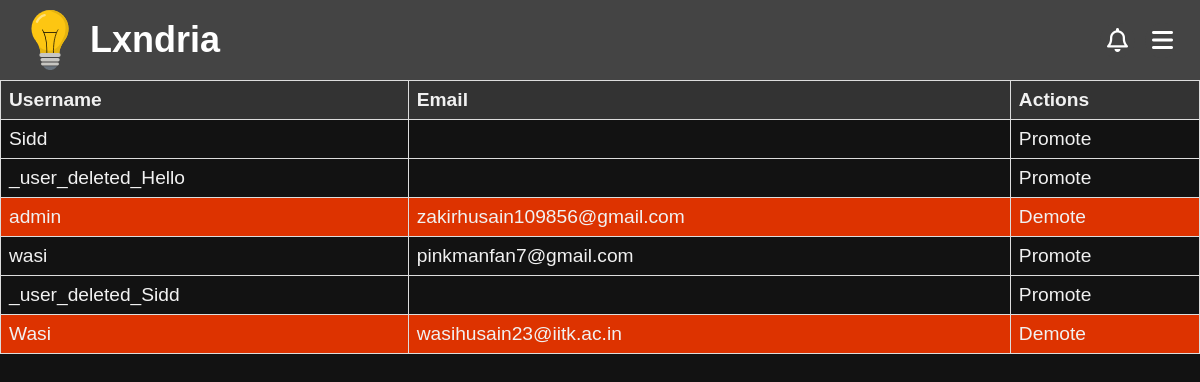
Page /admin-controls (signed in) on the committed database.
### app/models.py (models this page shows, shortened)
class Profile(db.Model):
    __tablename__ = "profile"
    __table_args__ = {"extend_existing": True}
    username = db.Column(db.String(80), db.ForeignKey('user.username'), primary_key=True)  # Primary + Foreign Key
    user = db.relationship('User', backref=db.backref('profile', uselist=False, cascade="all, delete-orphan"))
    profile_pic = db.Column(db.String(255), default="/images/default-profile.jpg")
    bio = db.Column(db.Text, default="This user has not set a bio yet.")
    upvotes = db.Column(db.Integer, default=0)
    created_at = db.Column(db.DateTime, default=datetime.utcnow)
    updated_at = db.Column(db.DateTime, onupdate=datetime.utcnow)
    @property
    def is_moderator(self):
        return Moderators.query.filter_by(username=self.username).count() != 0

class User(db.Model, UserMixin): # create a User class to store user information
    __tablename__ = "user"
    __table_args__ = {"extend_existing": True}  # Allow modifications to the table
    id = db.Column(db.Integer, primary_key=True)
    username = db.Column(db.String(80), unique=True, nullable=False)
    name = db.Column(db.String(80), nullable=False)
    password_hash = db.Column(db.String(120), nullable=False)
    email = db.Column(db.String(120), unique=True, nullable=False)
    created_at = db.Column(db.DateTime, default=datetime.utcnow)
    updated_at = db.Column(db.DateTime, onupdate=datetime.utcnow)

### app/routes/admin.py (the view, shortened to what this page needs)
@admin_bp.route('/admin-controls')
def admin():
    if not current_user.is_authenticated:
        return redirect(url_for('routes.auth.login'))
    if current_user.username != 'admin':
        return redirect(url_for('routes.account.account'))
    users = Profile.query.order_by(Profile.created_at.desc()).all()
    if request.args.get('mods') == '1':
        Users=[]
        for user in users:
            if user.is_moderator:
                Users.append(user)
        users = Users
    return render_template('admin.html', users=users)

### app/routes/auth.py (called while the page is built)
@login_manager.user_loader
def load_user(user_id):
    return User.query.get(int(user_id))

### app/templates/admin.html (shortened to what this page needs)
<!DOCTYPE html>
<html>
    <head>
        {%include 'banner.html'%}
        <link rel="stylesheet" type="text/css" href="{{url_for('static', filename='css/admin.css')}}">
    </head>
    <body>
        <table>
            <thead>
                <tr>
                    <th>Username</th>
                    <th>Email</th>
                    <th>Actions</th>
                </tr>
            </thead>
            <tbody>
                {% for user in users %}
                {%if user.is_moderator%}
                    <tr  style="background-color: #d30;">
                        <td>
                            <a href="/admin-controls/view?user={{user.username}}">{{user.username}}</a>
                {% else %}
                    <tr>
                        <td>
                            <a href="/account/{{user.username}}"> {{user.username}} </a>
                {% endif %}
                        </td>
                        <td>
                            <a href="mailto:{{user.user.email}}">
                            {{user.user.email}}
                            </a>
                        </td>
                        <td>
                            {% if user.is_moderator %}
                                <a href="/admin-controls?demote=1&user={{user.username}}">Demote</a>
                            {% else %}
                                <a href="/admin-controls?promote=1&user={{user.username}}">Promote</a>
                            {% endif %}
                        </td>
                    </tr>
                {% endfor %}
            </tbody>
        </table>
    </body>
</html>

### app/static/css/banner.css (style rules this page uses)
body, h1, p { margin: 0; padding: 0; text-decoration: none; color: inherit; font-family: Arial, sans-serif; box-sizing: border-box; background-color: #121212; color: #f1f1f1; ; }
a { text-decoration: none; color: inherit; }

### rows in the picture
Profile: username "Sidd"
Profile: username "_user_deleted_Hello"
Profile: username "admin", user.email "zakirhusain109856@gmail.com"
Profile: username "wasi", user.email "pinkmanfan7@gmail.com"
Profile: username "_user_deleted_Sidd"
Profile: username "Wasi", user.email "wasihusain23@iitk.ac.in"
